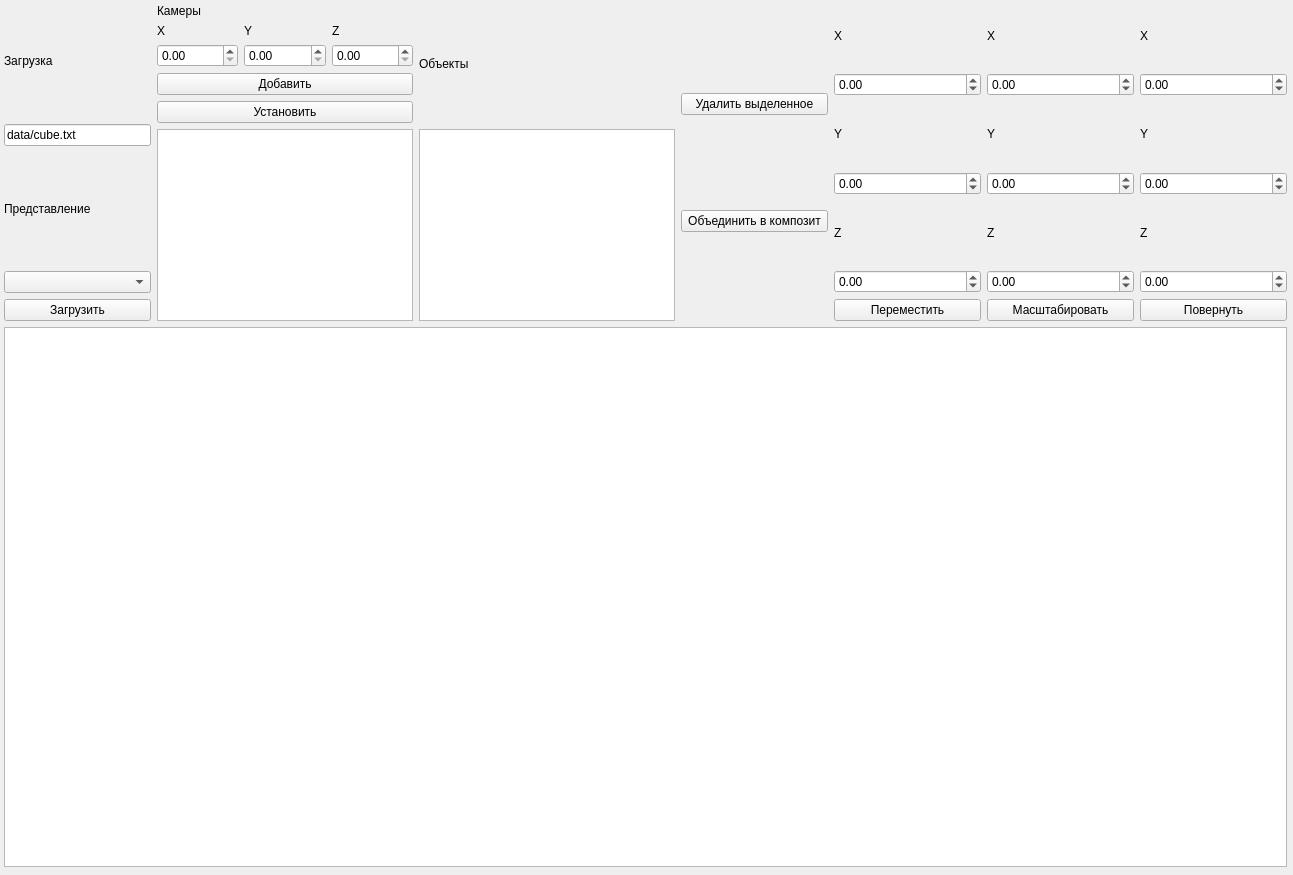
<?xml version="1.0" encoding="UTF-8"?>
<ui version="4.0">
 <class>MainWindow</class>
 <widget class="QMainWindow" name="MainWindow">
  <property name="geometry">
   <rect>
    <x>0</x>
    <y>0</y>
    <width>1293</width>
    <height>875</height>
   </rect>
  </property>
  <property name="windowTitle">
   <string>MainWindow</string>
  </property>
  <widget class="QWidget" name="centralwidget">
   <widget class="QWidget" name="verticalLayoutWidget">
    <property name="geometry">
     <rect>
      <x>0</x>
      <y>0</y>
      <width>1291</width>
      <height>871</height>
     </rect>
    </property>
    <layout class="QVBoxLayout" name="MainFrame">
     <property name="leftMargin">
      <number>4</number>
     </property>
     <property name="topMargin">
      <number>4</number>
     </property>
     <property name="rightMargin">
      <number>4</number>
     </property>
     <property name="bottomMargin">
      <number>4</number>
     </property>
     <item>
      <layout class="QHBoxLayout" name="Cmd">
       <item>
        <layout class="QVBoxLayout" name="LoadLayout">
         <item>
          <widget class="QLabel" name="LoadLbl">
           <property name="text">
            <string>Загрузка</string>
           </property>
          </widget>
         </item>
         <item>
          <widget class="QLineEdit" name="FileNameEntry">
           <property name="sizePolicy">
            <sizepolicy hsizetype="Minimum" vsizetype="Fixed">
             <horstretch>0</horstretch>
             <verstretch>0</verstretch>
            </sizepolicy>
           </property>
           <property name="palette">
            <palette>
             <active>
              <colorrole role="PlaceholderText">
               <brush brushstyle="SolidPattern">
                <color alpha="128">
                 <red>113</red>
                 <green>113</green>
                 <blue>113</blue>
                </color>
               </brush>
              </colorrole>
             </active>
             <inactive>
              <colorrole role="PlaceholderText">
               <brush brushstyle="SolidPattern">
                <color alpha="128">
                 <red>113</red>
                 <green>113</green>
                 <blue>113</blue>
                </color>
               </brush>
              </colorrole>
             </inactive>
             <disabled>
              <colorrole role="PlaceholderText">
               <brush brushstyle="SolidPattern">
                <color alpha="128">
                 <red>113</red>
                 <green>113</green>
                 <blue>113</blue>
                </color>
               </brush>
              </colorrole>
             </disabled>
            </palette>
           </property>
           <property name="inputMask">
            <string/>
           </property>
           <property name="text">
            <string>data/cube.txt</string>
           </property>
           <property name="placeholderText">
            <string>Имя файла (.txt/.sqlite)</string>
           </property>
          </widget>
         </item>
         <item>
          <widget class="QLabel" name="StructureLbl">
           <property name="sizePolicy">
            <sizepolicy hsizetype="Minimum" vsizetype="Minimum">
             <horstretch>0</horstretch>
             <verstretch>0</verstretch>
            </sizepolicy>
           </property>
           <property name="text">
            <string>Представление</string>
           </property>
          </widget>
         </item>
         <item>
          <widget class="QComboBox" name="StructureCombo">
           <property name="sizePolicy">
            <sizepolicy hsizetype="Minimum" vsizetype="Fixed">
             <horstretch>0</horstretch>
             <verstretch>0</verstretch>
            </sizepolicy>
           </property>
          </widget>
         </item>
         <item>
          <widget class="QPushButton" name="LoadBtn">
           <property name="sizePolicy">
            <sizepolicy hsizetype="Minimum" vsizetype="Fixed">
             <horstretch>0</horstretch>
             <verstretch>0</verstretch>
            </sizepolicy>
           </property>
           <property name="text">
            <string>Загрузить</string>
           </property>
          </widget>
         </item>
        </layout>
       </item>
       <item>
        <layout class="QVBoxLayout" name="CamerasLayout">
         <item>
          <widget class="QLabel" name="CamerasLbl">
           <property name="text">
            <string>Камеры</string>
           </property>
          </widget>
         </item>
         <item>
          <layout class="QHBoxLayout" name="CameraCoordsLayout">
           <item>
            <layout class="QVBoxLayout" name="CameraXLayout">
             <item>
              <widget class="QLabel" name="CameraXLbl">
               <property name="text">
                <string>X</string>
               </property>
              </widget>
             </item>
             <item>
              <widget class="QDoubleSpinBox" name="CameraXSpin"/>
             </item>
            </layout>
           </item>
           <item>
            <layout class="QVBoxLayout" name="CameraYLayout">
             <item>
              <widget class="QLabel" name="CameraYLbl">
               <property name="text">
                <string>Y</string>
               </property>
              </widget>
             </item>
             <item>
              <widget class="QDoubleSpinBox" name="CameraYSpin"/>
             </item>
            </layout>
           </item>
           <item>
            <layout class="QVBoxLayout" name="CameraZLayout">
             <item>
              <widget class="QLabel" name="CameraZLbl">
               <property name="text">
                <string>Z</string>
               </property>
              </widget>
             </item>
             <item>
              <widget class="QDoubleSpinBox" name="CameraZSpin"/>
             </item>
            </layout>
           </item>
          </layout>
         </item>
         <item>
          <widget class="QPushButton" name="AddCameraBtn">
           <property name="text">
            <string>Добавить</string>
           </property>
          </widget>
         </item>
         <item>
          <widget class="QPushButton" name="SetCameraBtn">
           <property name="text">
            <string>Установить</string>
           </property>
          </widget>
         </item>
         <item>
          <widget class="QListWidget" name="CamerasList">
           <property name="enabled">
            <bool>true</bool>
           </property>
           <property name="sizePolicy">
            <sizepolicy hsizetype="Minimum" vsizetype="Minimum">
             <horstretch>0</horstretch>
             <verstretch>0</verstretch>
            </sizepolicy>
           </property>
          </widget>
         </item>
        </layout>
       </item>
       <item>
        <layout class="QVBoxLayout" name="ObjListLayout">
         <item>
          <widget class="QLabel" name="ObjListLbl">
           <property name="text">
            <string>Объекты</string>
           </property>
          </widget>
         </item>
         <item>
          <widget class="QListWidget" name="ObjList">
           <property name="sizePolicy">
            <sizepolicy hsizetype="Fixed" vsizetype="Fixed">
             <horstretch>0</horstretch>
             <verstretch>0</verstretch>
            </sizepolicy>
           </property>
           <property name="resizeMode">
            <enum>QListView::Fixed</enum>
           </property>
          </widget>
         </item>
        </layout>
       </item>
       <item>
        <layout class="QVBoxLayout" name="ObjButtonsLayout">
         <property name="sizeConstraint">
          <enum>QLayout::SetFixedSize</enum>
         </property>
         <item>
          <widget class="QPushButton" name="DelObjBtn">
           <property name="sizePolicy">
            <sizepolicy hsizetype="Minimum" vsizetype="Fixed">
             <horstretch>0</horstretch>
             <verstretch>0</verstretch>
            </sizepolicy>
           </property>
           <property name="text">
            <string>Удалить выделенное</string>
           </property>
          </widget>
         </item>
         <item>
          <widget class="QPushButton" name="CreateCompositeBtn">
           <property name="sizePolicy">
            <sizepolicy hsizetype="Minimum" vsizetype="Fixed">
             <horstretch>0</horstretch>
             <verstretch>0</verstretch>
            </sizepolicy>
           </property>
           <property name="text">
            <string>Объединить в композит</string>
           </property>
          </widget>
         </item>
        </layout>
       </item>
       <item>
        <layout class="QVBoxLayout" name="MoveLayout">
         <item>
          <widget class="QLabel" name="MoveX">
           <property name="text">
            <string>X</string>
           </property>
          </widget>
         </item>
         <item>
          <widget class="QDoubleSpinBox" name="MoveXSpin">
           <property name="minimum">
            <double>-500.000000000000000</double>
           </property>
           <property name="maximum">
            <double>500.000000000000000</double>
           </property>
          </widget>
         </item>
         <item>
          <widget class="QLabel" name="MoveY">
           <property name="text">
            <string>Y</string>
           </property>
          </widget>
         </item>
         <item>
          <widget class="QDoubleSpinBox" name="MoveYSpin">
           <property name="minimum">
            <double>-500.000000000000000</double>
           </property>
           <property name="maximum">
            <double>500.000000000000000</double>
           </property>
          </widget>
         </item>
         <item>
          <widget class="QLabel" name="MoveZ">
           <property name="text">
            <string>Z</string>
           </property>
          </widget>
         </item>
         <item>
          <widget class="QDoubleSpinBox" name="MoveZSpin">
           <property name="minimum">
            <double>-500.000000000000000</double>
           </property>
           <property name="maximum">
            <double>500.000000000000000</double>
           </property>
          </widget>
         </item>
         <item>
          <widget class="QPushButton" name="MoveBtn">
           <property name="text">
            <string>Переместить</string>
           </property>
          </widget>
         </item>
        </layout>
       </item>
       <item>
        <layout class="QVBoxLayout" name="ScaleLayout">
         <item>
          <widget class="QLabel" name="ScaleX">
           <property name="text">
            <string>X</string>
           </property>
          </widget>
         </item>
         <item>
          <widget class="QDoubleSpinBox" name="ScaleXSpin">
           <property name="minimum">
            <double>-500.000000000000000</double>
           </property>
           <property name="maximum">
            <double>500.000000000000000</double>
           </property>
          </widget>
         </item>
         <item>
          <widget class="QLabel" name="ScaleY">
           <property name="text">
            <string>Y</string>
           </property>
          </widget>
         </item>
         <item>
          <widget class="QDoubleSpinBox" name="ScaleYSpin">
           <property name="minimum">
            <double>-500.000000000000000</double>
           </property>
           <property name="maximum">
            <double>500.000000000000000</double>
           </property>
          </widget>
         </item>
         <item>
          <widget class="QLabel" name="ScaleZ">
           <property name="text">
            <string>Z</string>
           </property>
          </widget>
         </item>
         <item>
          <widget class="QDoubleSpinBox" name="ScaleZSpin">
           <property name="minimum">
            <double>-500.000000000000000</double>
           </property>
           <property name="maximum">
            <double>500.000000000000000</double>
           </property>
          </widget>
         </item>
         <item>
          <widget class="QPushButton" name="ScaleBtn">
           <property name="text">
            <string>Масштабировать</string>
           </property>
          </widget>
         </item>
        </layout>
       </item>
       <item>
        <layout class="QVBoxLayout" name="RotateLayout">
         <item>
          <widget class="QLabel" name="RotateX">
           <property name="text">
            <string>X</string>
           </property>
          </widget>
         </item>
         <item>
          <widget class="QDoubleSpinBox" name="RotateXspin">
           <property name="minimum">
            <double>-500.000000000000000</double>
           </property>
           <property name="maximum">
            <double>500.000000000000000</double>
           </property>
          </widget>
         </item>
         <item>
          <widget class="QLabel" name="RotateY">
           <property name="text">
            <string>Y</string>
           </property>
          </widget>
         </item>
         <item>
          <widget class="QDoubleSpinBox" name="RotateYSpin">
           <property name="minimum">
            <double>-500.000000000000000</double>
           </property>
           <property name="maximum">
            <double>500.000000000000000</double>
           </property>
          </widget>
         </item>
         <item>
          <widget class="QLabel" name="RotateZ">
           <property name="text">
            <string>Z</string>
           </property>
          </widget>
         </item>
         <item>
          <widget class="QDoubleSpinBox" name="RotateZSpin">
           <property name="minimum">
            <double>-500.000000000000000</double>
           </property>
           <property name="maximum">
            <double>500.000000000000000</double>
           </property>
          </widget>
         </item>
         <item>
          <widget class="QPushButton" name="RotateBtn">
           <property name="text">
            <string>Повернуть</string>
           </property>
          </widget>
         </item>
        </layout>
       </item>
      </layout>
     </item>
     <item>
      <widget class="QGraphicsView" name="Canvas"/>
     </item>
    </layout>
   </widget>
  </widget>
 </widget>
 <resources/>
 <connections/>
</ui>
